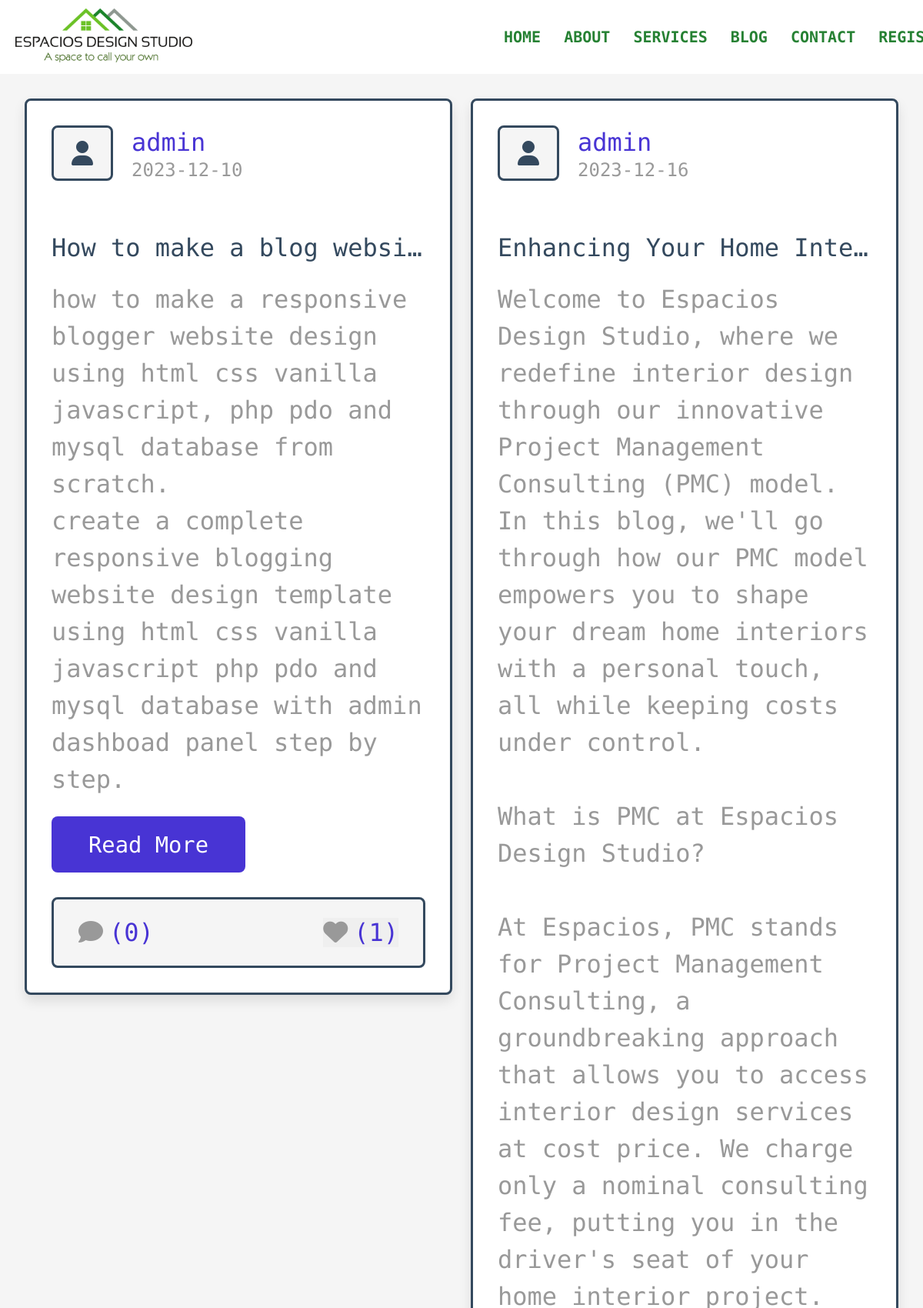
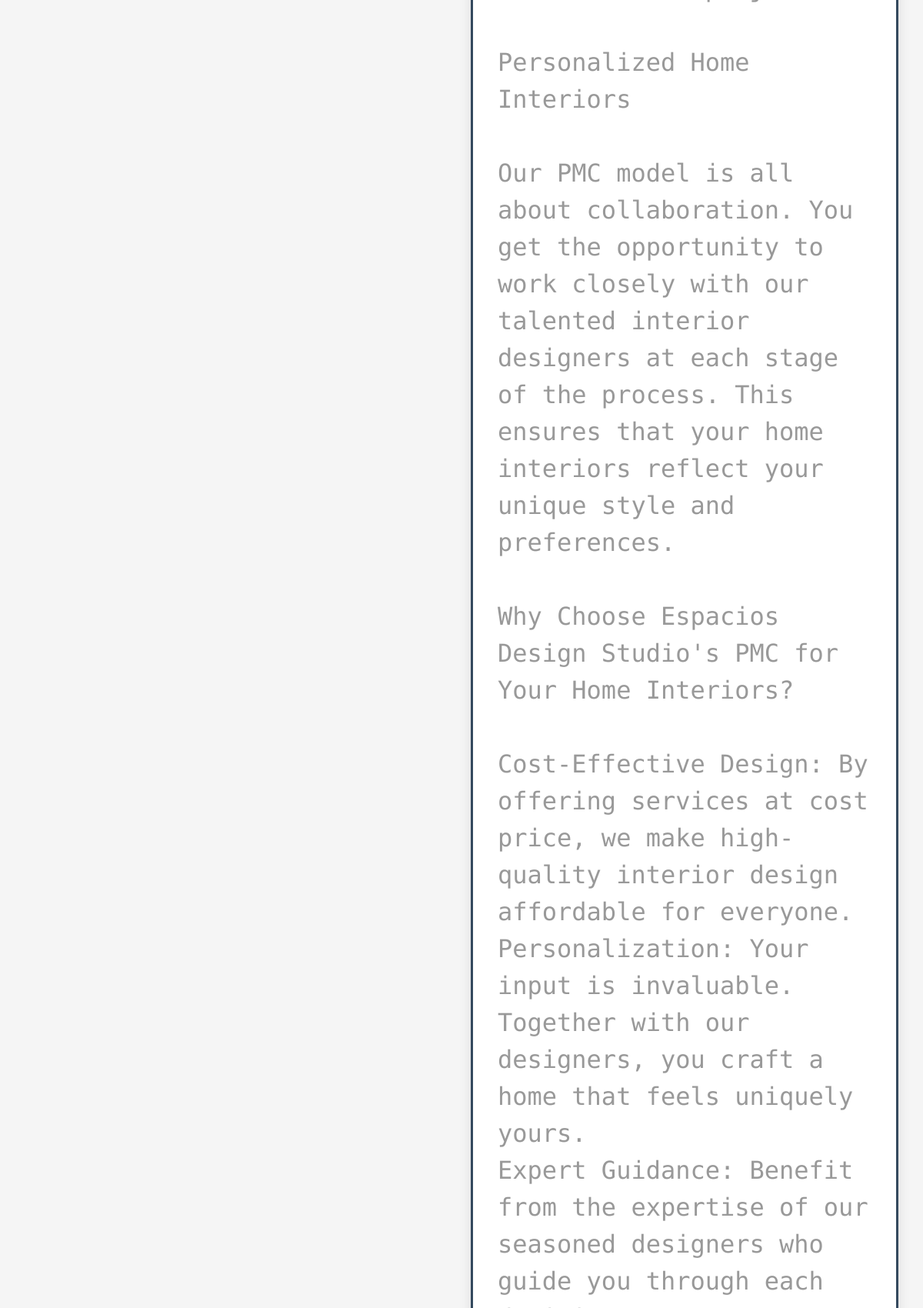
/blogg/author_posts.php?author=admin (upper part), run on the app's committed database (2 pictures, top to bottom).
### tables this page shows
CREATE TABLE `posts` (
  `id` int NOT NULL AUTO_INCREMENT,
  `admin_id` int NOT NULL,
  `name` varchar(100) NOT NULL,
  `title` varchar(100) NOT NULL,
  `content` varchar(10000) NOT NULL,
  `category` varchar(50) NOT NULL,
  `image` varchar(100) NOT NULL,
  `date` date DEFAULT NULL,
  `status` varchar(10) NOT NULL,
  PRIMARY KEY (`id`)
);

### blogg/author_posts.php (the view, shortened to what this page needs)
<?php
include 'components/connect.php';
if(isset($_SESSION['user_id'])){
   $user_id = $_SESSION['user_id'];
}else{
   $user_id = '';
};
if(isset($_GET['author'])){
   $author = $_GET['author'];
}else{
   $author = '';
}
?>
<!DOCTYPE html>
<html lang="en">
<head>
   <link rel="stylesheet" href="https://cdnjs.cloudflare.com/ajax/libs/font-awesome/6.1.1/css/all.min.css">
   <link rel="stylesheet" href="css/style.css">
</head>
<body>
<?php include 'components/user_header.php'; ?>
<section class="posts-container">
   <div class="box-container">
      <?php
         $select_posts = $conn->prepare("SELECT * FROM `posts` WHERE name = ? and status = ?");
         $select_posts->execute([$author, 'active']);
         if($select_posts->rowCount() > 0){
            while($fetch_posts = $select_posts->fetch(PDO::FETCH_ASSOC)){
            $post_id = $fetch_posts['id'];
            $count_post_comments = $conn->prepare("SELECT * FROM `comments` WHERE post_id = ?");
            $count_post_comments->execute([$post_id]);
            $total_post_comments = $count_post_comments->rowCount();
            $count_post_likes = $conn->prepare("SELECT * FROM `likes` WHERE post_id = ?");
            $count_post_likes->execute([$post_id]);
            $total_post_likes = $count_post_likes->rowCount();
            $confirm_likes = $conn->prepare("SELECT * FROM `likes` WHERE user_id = ? AND post_id = ?");
            $confirm_likes->execute([$user_id, $post_id]);
      ?>
      <form class="box" method="post">
         <div class="post-admin">
            <i class="fas fa-user"></i>
            <div>
               <a href="author_posts.php?author=<?= $fetch_posts['name']; ?>"><?= $fetch_posts['name']; ?></a>
               <div><?= $fetch_posts['date']; ?></div>
            </div>
         </div>
         <div class="post-title"><?= $fetch_posts['title']; ?></div>
         <div class="post-content content-150"><?= $fetch_posts['content']; ?></div>
         <a href="view_post.php?post_id=<?= $post_id; ?>" class="inline-btn">read more</a>
         <div class="icons">
            <a href="view_post.php?post_id=<?= $post_id; ?>"><i class="fas fa-comment"></i><span>(<?= $total_post_comments; ?>)</span></a>
            <button type="submit" name="like_post"><i class="fas fa-heart" style="<?php if($confirm_likes->rowCount() > 0){ echo 'color:var(--red);'; } ?>  "></i><span>(<?= $total_post_likes; ?>)</span></button>
         </div>
      </form>
      <?php
         }
      }else{
         echo '<p class="empty">no posts found for this author!</p>';
      }
      ?>
   </div>
</section>
<?php include 'components/footer.php'; ?>
</body>
</html>

### blogg/css/style.css (style rules this page uses)
:root { --main-color:#4834d4; --red:#e74c3c; --orange:#f39c12; --black:#34495e; --white:#fff; --light-bg:#f5f5f5; --light-color:#999; --border:.2rem solid var(--black); --box-shadow:0 .5rem 1rem rgba(0,0,0,.1); }
* { font-family: 'Encode Sans', sans-serif; margin:0; padding:0; box-sizing: border-box; outline: none; border:none; text-decoration: none; }
html { font-size: 62.5%; overflow-x: hidden; scroll-behavior: smooth; scroll-padding-top: 7rem; }
body { background-color: var(--light-bg); padding-bottom: 7rem; }
section { padding:2rem; margin: 0 auto; max-width: 1200px; }
.btn, .delete-btn, .option-btn, .inline-btn, .inline-option-btn, .inline-delete-btn { margin-top: 1rem; border-radius: .5rem; cursor: pointer; font-size: 1.8rem; color:var(--white); padding:1.2rem 3rem; text-transform: capitalize; text-align: center; }
.inline-btn, .inline-option-btn, .inline-delete-btn { display: inline-block; margin-right: 1rem; }
.inline-btn, .btn { background-color: var(--main-color); }
.posts-container .box-container { display: grid; grid-template-columns: repeat(auto-fit, minmax(33rem, 1fr)); gap:1.5rem; align-items: flex-start; justify-content: center; }
.posts-container .box-container .box { border:var(--border); box-shadow: var(--box-shadow); border-radius: .5rem; background-color: var(--white); padding:2rem; overflow: hidden; }
.posts-container .box-container .box .post-admin { display: flex; align-items: center; gap:1.5rem; margin-bottom: 2rem; }
.posts-container .box-container .box .post-admin i { text-align: center; height: 4.5rem; width: 5rem; line-height: 4.2rem; font-size: 2rem; border:var(--border); border-radius: .5rem; background-color: var(--light-bg); color:var(--black); }
.posts-container .box-container .box .post-admin a { font-size: 2rem; color:var(--main-color); }
.posts-container .box-container .box .post-admin div { font-size: 1.5rem; margin-top: .2rem; color:var(--light-color); }
.posts-container .box-container .box .post-title { font-size: 2rem; color:var(--black); overflow: hidden; text-overflow: ellipsis; white-space: nowrap; margin-bottom: 1rem; }
.posts-container .box-container .box .post-content { font-size: 2rem; line-height: 1.5; padding:.5rem 0; color:var(--light-color); white-space: pre-line; }
.posts-container .box-container .box .icons { display: flex; align-items: center; justify-content: space-between; gap:1rem; background-color: var(--light-bg); border-radius: .5rem; padding:1.5rem 2rem; border:var(--border); margin-top: 2rem; }
.posts-container .box-container .box .icons button { cursor: pointer; }
.posts-container .box-container .box .icons i { margin-right:.5rem; font-size:2rem; color:var(--light-color); }
.posts-container .box-container .box .icons span { font-size: 2rem; color:var(--main-color); }

### blogg/components/user_header.php (style rules this page uses)
* { margin: 0; padding: 0; box-sizing: border-box; font-family: 'Encode Sans', sans-serif; }
html, body { min-width: 100%; overflow-x: hidden; font-size: 16px; }

### data on the page
posts: name "admin", date "2023-12-10", title "How to make a blog websi…", content "how to make a responsive blogger website design using html css vanilla javascript, php pdo and mysql database from scratch. create a complete responsive blogging website design template using html css vanilla javascript php pdo and mysql database with admin dashboad panel step by step.", total_post_comments "0", total_post_likes "1"
posts: name "admin", date "2023-12-16", title "Enhancing Your Home Inte…"
